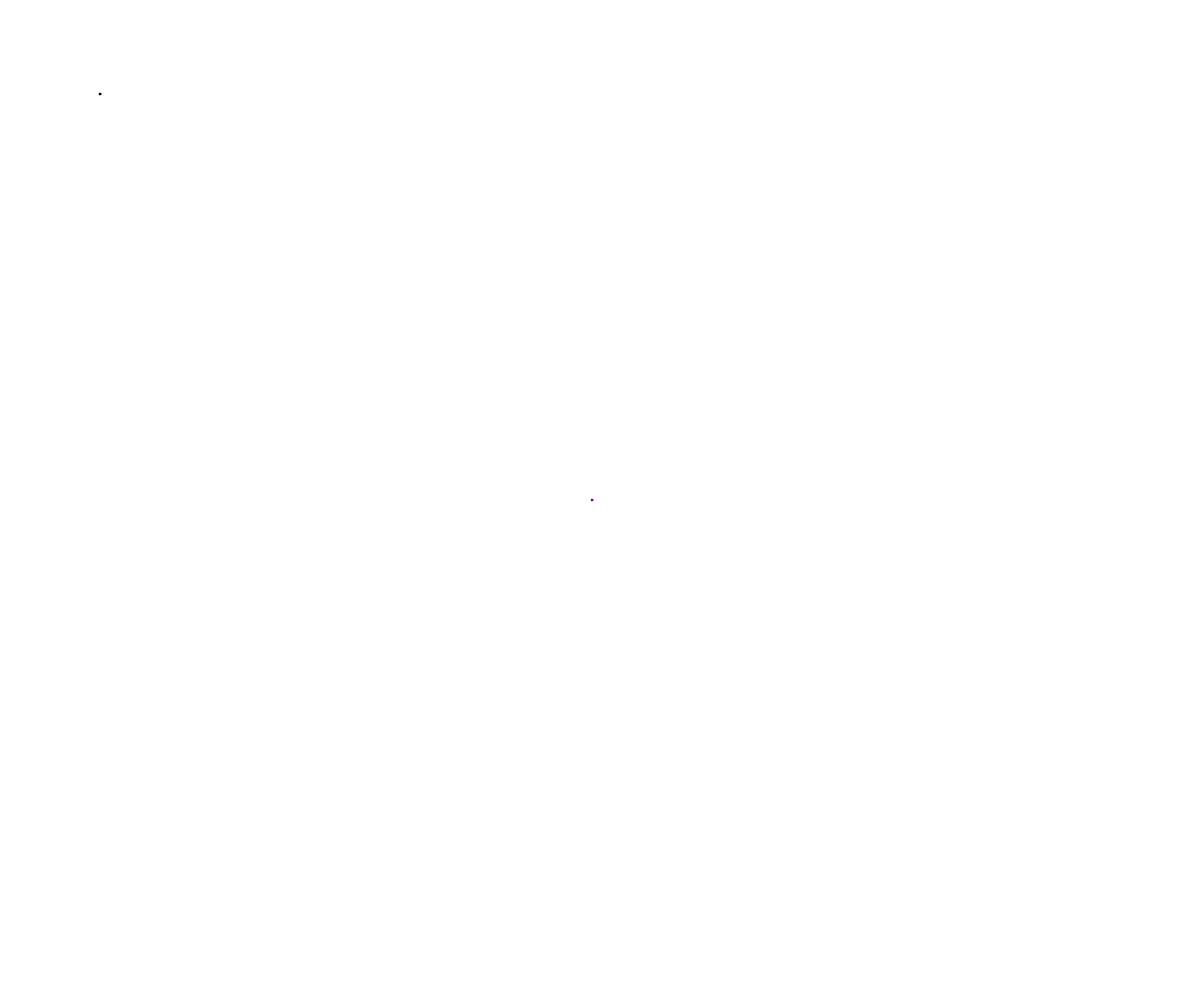
Frame 1 (no input)
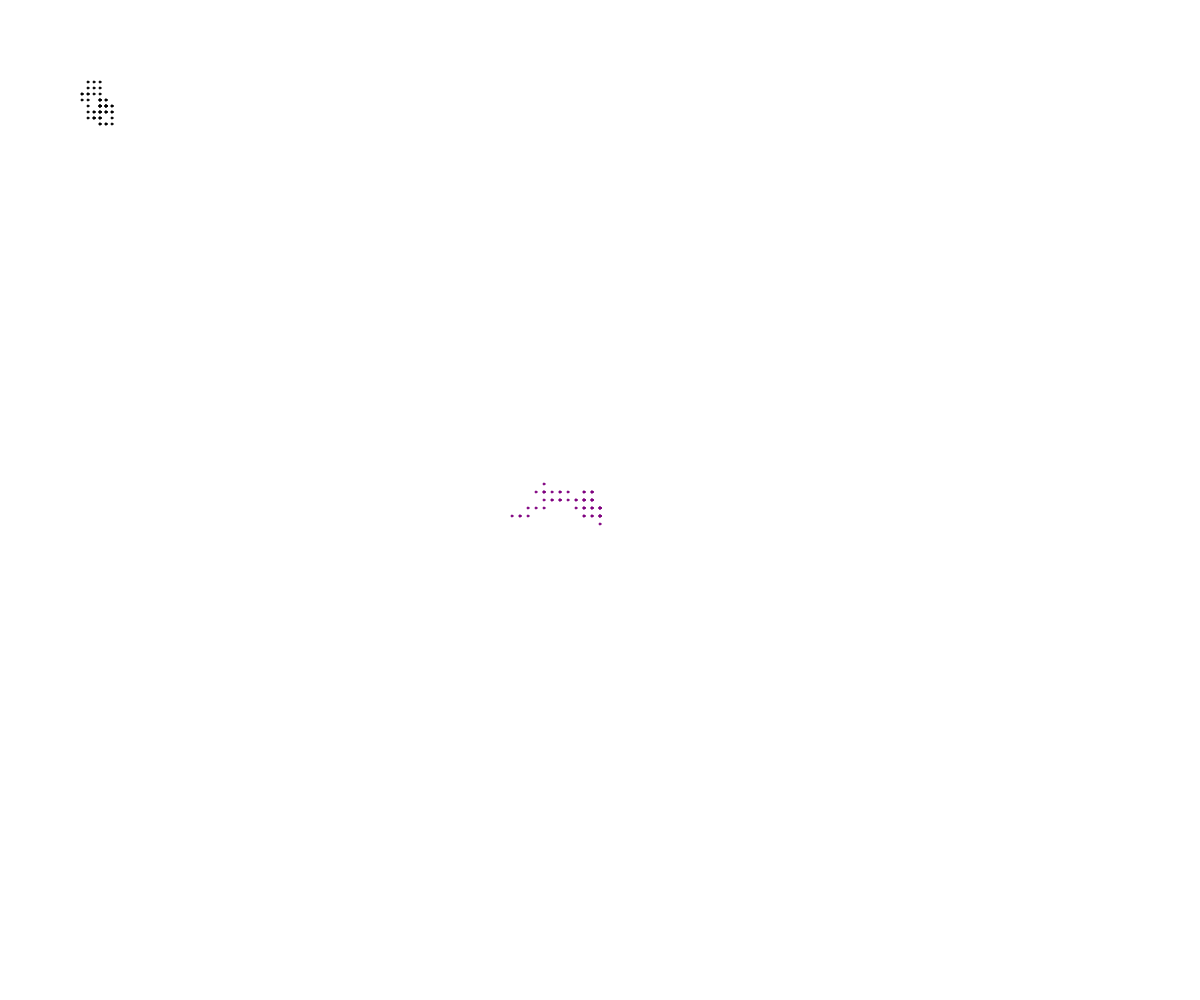
Frame 60 (no input)
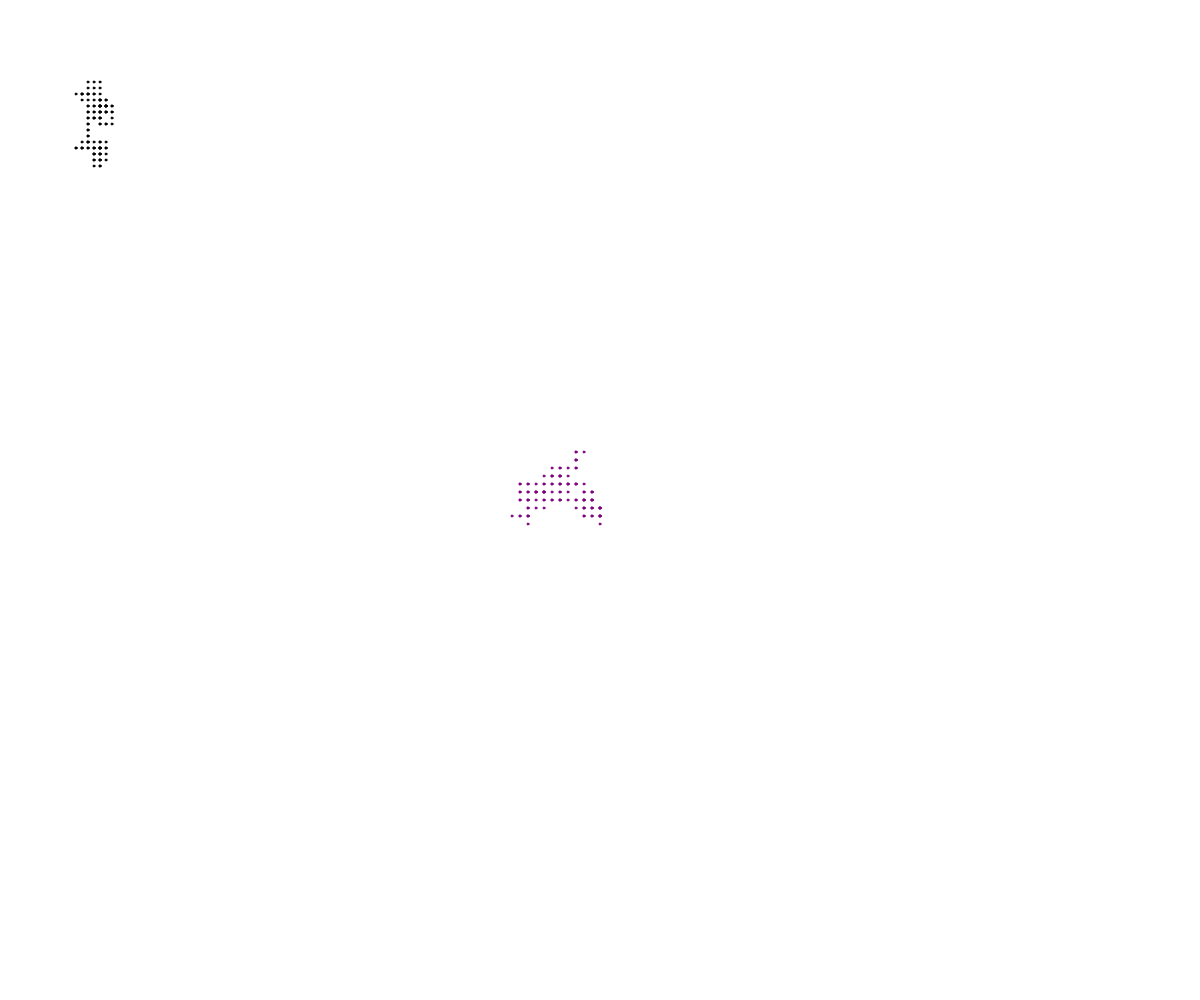
Frame 120 (the mouse pressed at the canvas centre since frame 60)

The p5.js sketch that drew these frames (run headless with seeded random() and noise() and a simulated clock; from frame 60 on, the mouse is pressed at the canvas centre):

// p5.js sketch
// ── sketch.js
// Project Title
// Your Name
// Date
//
// Extra for Experts:
// - describe what you did to take this project "above and beyond"

class Walker{
  constructor(x, y, someColor, someSpeed) {
    this.x = x;
    this.y = y;
    this.colour = someColor;
    this.speed = someSpeed;
  }

  display (){
    fill(this.colour);
    stroke(this.colour);
    ellipse(this.x, this.y, 2, 2);
  }

  move () {
    let choise = random(100);
    if (choise < 25) {
      this.y -= this.speed;
    }
    else if (choise < 50) {
      this.y += this.speed;
    }
    else if (choise < 75) {
      this.x -= this.speed;
    }
    else if (choise <= 100) {
      this.x += this.speed;
    }
  }
}

let andrew;
let kenny;

function setup() {
  createCanvas(windowWidth, windowHeight);
  andrew = new Walker(width/2, height/2, "purple", 8);
  kenny = new Walker(100, 100, "black", 6);
}

function draw() {
  andrew.move();
  andrew.display();


  kenny.move();
  kenny.display();
 
}
